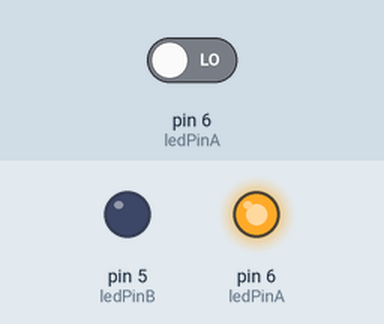
Simulated run of this sketch. Board: Arduino Uno, built with avr-gcc and run on an emulated ATmega328P. Parts: output pins drawn as LEDs (lit = HIGH). The inputs (shaded band) are chosen by the test bench; at power-on: pin 6 (ledPinA) LOW. What the sketch prints to the serial monitor is not drawn.

Above: at 0.1 s.
Timing chart, 0 to 1.6 s (numbered marks = the images above):
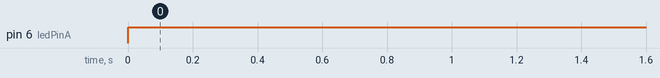

The sketch:

ch_10_led_sensor_test.ino
```cpp
const int ledPinA = 6;
const int ledPinB = 5;

void setup()
{
 pinMode(ledPinB, OUTPUT);
 digitalWrite(ledPinB, LOW);
 Serial.begin(9600);
}

void loop()
{
  Serial.println(readLightIntensity());
  delay(500);
}

long readLightIntensity()
{
  // brighter = smaller number
  pinMode(ledPinA, OUTPUT);
  digitalWrite(ledPinA, HIGH);
  digitalWrite(ledPinB, LOW);
  delay(1);
  long startTime = micros();
  pinMode(ledPinA, INPUT);
  while (digitalRead(ledPinA)) {};
  long endTime = micros();
  return endTime - startTime;
}
```

Measured:
- by itself, pin 6 (ledPinA): LOW → HIGH at 0.00 s
